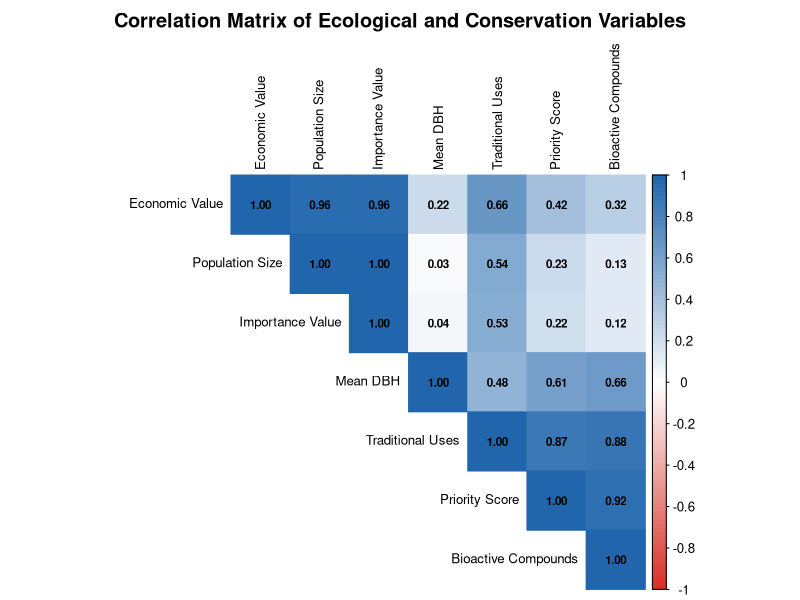
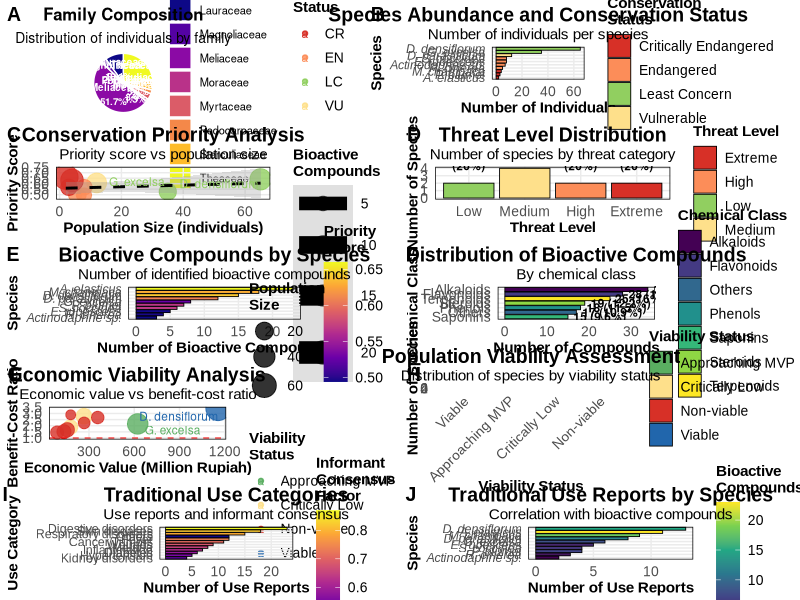
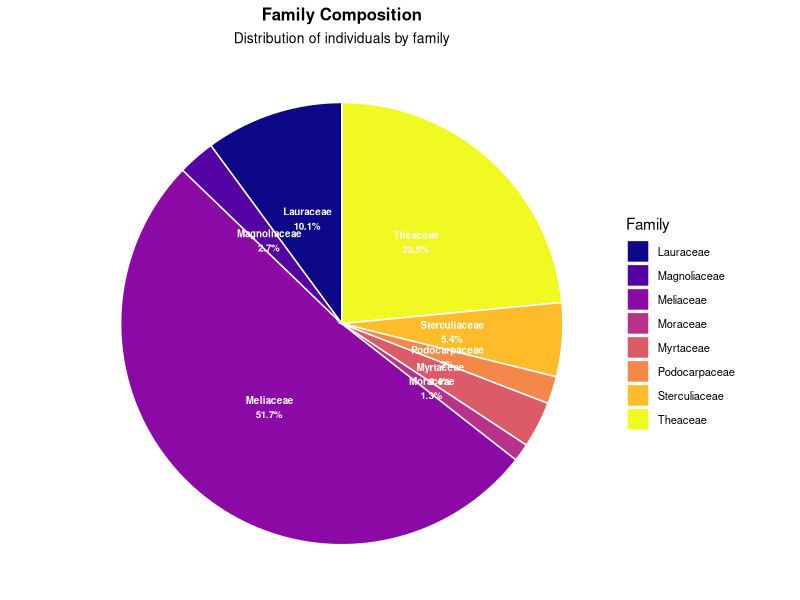
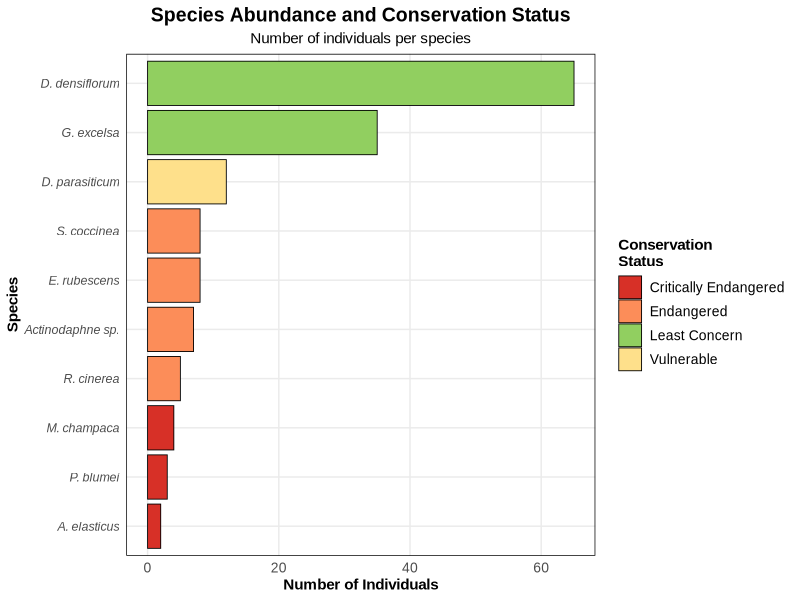
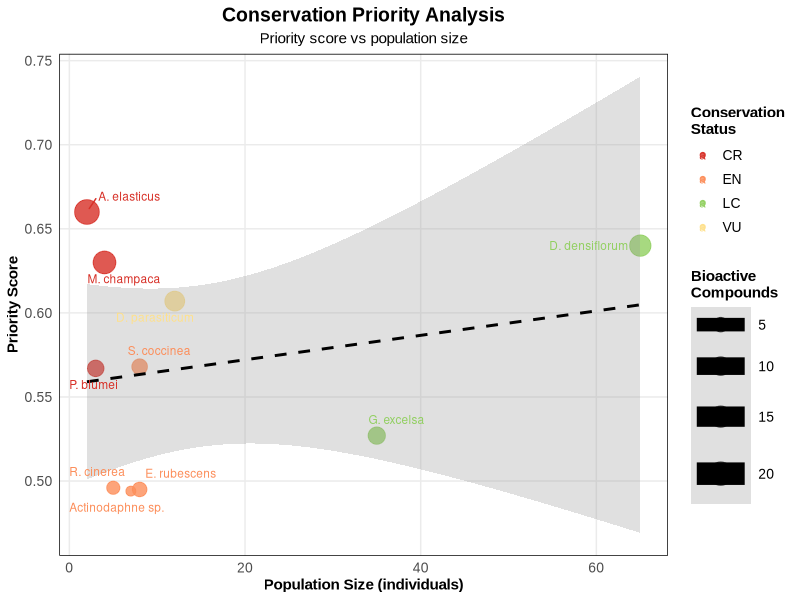
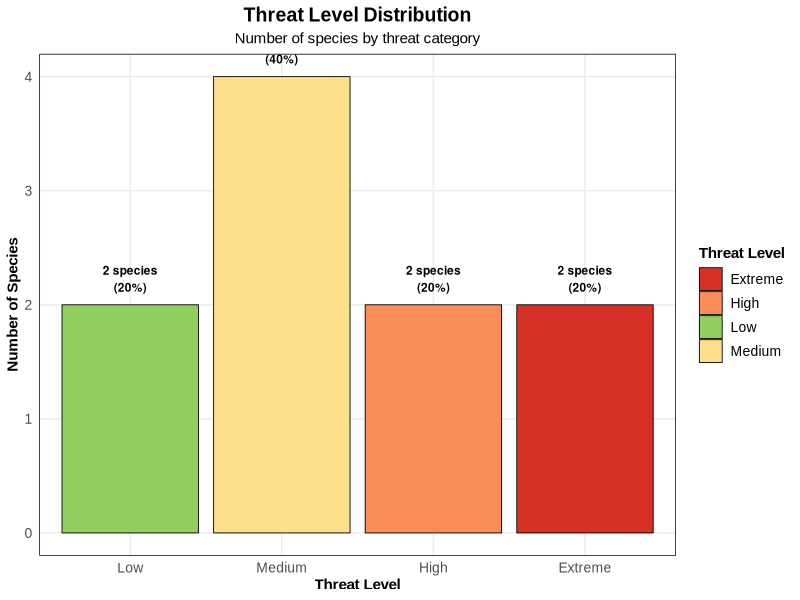
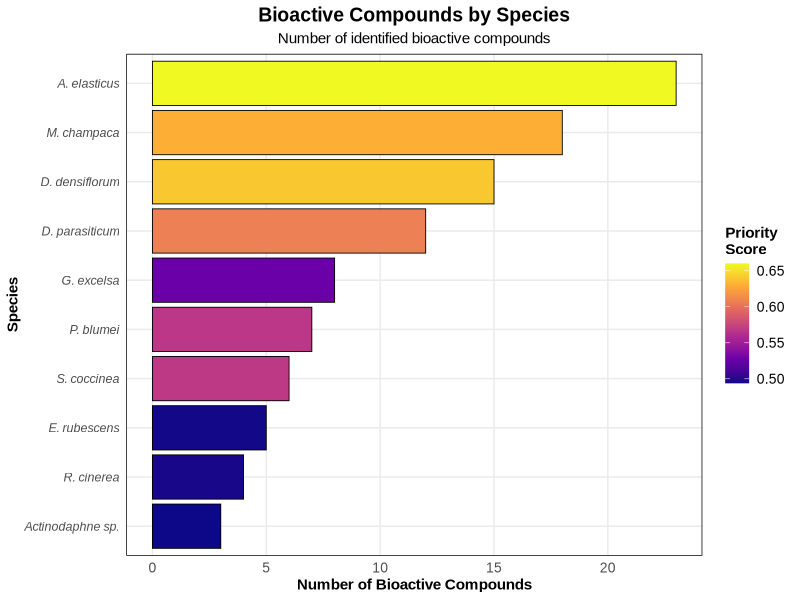
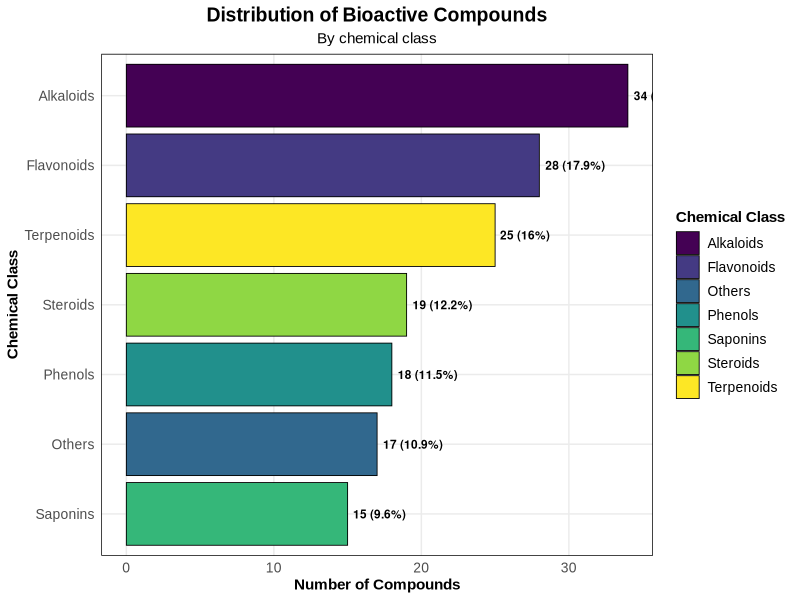

Here is the R script that generated these plots, in order:
# ===============================================================================
# COMPREHENSIVE PLOTS FOR MEDICINAL PLANTS CONSERVATION RESEARCH
# Pteropus vampyrus Habitat - Situ Lengkong Panjalu Nature Reserve
# ===============================================================================

# Load required libraries
library(ggplot2)
library(dplyr)
library(tidyr)
library(viridis)
library(RColorBrewer)
library(gridExtra)
library(corrplot)
library(ggpubr)
library(scales)
library(cowplot)

# Set theme for all plots
theme_set(theme_minimal() + 
  theme(
    text = element_text(family = "Arial", size = 12),
    plot.title = element_text(size = 14, face = "bold", hjust = 0.5),
    plot.subtitle = element_text(size = 11, hjust = 0.5),
    axis.title = element_text(size = 11, face = "bold"),
    axis.text = element_text(size = 10),
    legend.title = element_text(size = 11, face = "bold"),
    legend.text = element_text(size = 10),
    panel.grid.minor = element_blank(),
    panel.border = element_rect(color = "black", fill = NA, size = 0.5)
  ))

# ===============================================================================
# DATA PREPARATION
# ===============================================================================

# Species data
species_data <- data.frame(
  Species = c("Dysoxylum densiflorum", "Gordonia excelsa", "Dysoxylum parasiticum",
              "Sterculia coccinea", "Rhodamnia cinerea", "Endiandra rubescens",
              "Actinodaphne sp.", "Podocarpus blumei", "Magnolia champaca", 
              "Artocarpus elasticus"),
  Local_Name = c("Ki Haji", "Ki Sapi", "Pisitan Monyet", "Hantap Helang",
                 "Ki Besi", "Ki Terong", "Huru Kembang", "Ki Bima",
                 "Campaka", "Teureup"),
  Family = c("Meliaceae", "Theaceae", "Meliaceae", "Sterculiaceae",
             "Myrtaceae", "Lauraceae", "Lauraceae", "Podocarpaceae",
             "Magnoliaceae", "Moraceae"),
  Individuals = c(65, 35, 12, 8, 5, 8, 7, 3, 4, 2),
  DBH_mean = c(24.5, 28.3, 18.7, 22.1, 16.8, 19.4, 17.2, 31.5, 26.8, 35.2),
  IVI = c(116.56, 64.72, 22.85, 17.32, 16.23, 16.19, 15.46, 12.83, 9.91, 7.92),
  Conservation_Status = c("LC", "LC", "VU", "EN", "EN", "EN", "EN", "CR", "CR", "CR"),
  Priority_Score = c(0.640, 0.527, 0.607, 0.568, 0.496, 0.495, 0.494, 0.567, 0.630, 0.660),
  Bioactive_Compounds = c(15, 8, 12, 6, 4, 5, 3, 7, 18, 23),
  Economic_Value_Million = c(1156, 623, 267, 178, 89, 156, 134, 268, 358, 179),
  Threat_Level = c("Low", "Low", "High", "Medium", "Medium", "Medium", "Medium", "High", "Extreme", "Extreme"),
  Viability_Status = c("Viable", "Approaching MVP", "Critically Low", "Critically Low", 
                      "Non-viable", "Non-viable", "Non-viable", "Non-viable", "Non-viable", "Non-viable"),
  Use_Reports = c(13, 6, 8, 4, 3, 5, 2, 4, 9, 11),
  Frequency_Percent = c(50, 25, 8.33, 8.33, 8.33, 8.33, 8.33, 8.33, 8.33, 8.33)
)

# Family composition data
family_data <- data.frame(
  Family = c("Meliaceae", "Theaceae", "Lauraceae", "Sterculiaceae", 
             "Myrtaceae", "Magnoliaceae", "Podocarpaceae", "Moraceae"),
  Individuals = c(77, 35, 15, 8, 5, 4, 3, 2),
  Percentage = c(51.7, 23.5, 10.1, 5.4, 3.4, 2.7, 2.0, 1.3)
)

# Diameter class distribution
diameter_data <- data.frame(
  Class = c("10-20", "20-30", "30-40", "40-50", ">50"),
  Individuals = c(89, 35, 18, 5, 2),
  Percentage = c(59.7, 23.5, 12.1, 3.4, 1.3)
)

# Conservation status distribution
conservation_data <- data.frame(
  Status = c("Critically Endangered", "Endangered", "Vulnerable", "Least Concern"),
  Count = c(3, 4, 1, 2),
  Percentage = c(30, 40, 10, 20)
)

# Bioactive compounds by chemical class
compounds_data <- data.frame(
  Class = c("Alkaloids", "Flavonoids", "Terpenoids", "Steroids", "Phenols", "Saponins", "Others"),
  Count = c(34, 28, 25, 19, 18, 15, 17),
  Percentage = c(21.8, 17.9, 16.0, 12.2, 11.5, 9.6, 10.9)
)

# Ethnobotanical use categories
ethnobotany_data <- data.frame(
  Category = c("Digestive disorders", "Skin diseases", "Respiratory disorders", 
               "Fever", "Cancer/Tumors", "Wounds", "Malaria", "Inflammation",
               "Diabetes", "Hypertension", "Kidney disorders", "Others"),
  Use_Reports = c(23, 18, 15, 12, 11, 9, 8, 7, 6, 5, 4, 12),
  ICF = c(0.87, 0.82, 0.79, 0.74, 0.71, 0.68, 0.65, 0.62, 0.58, 0.55, 0.52, 0.45)
)

# ===============================================================================
# PLOT 1: SPECIES COMPOSITION AND DOMINANCE
# ===============================================================================

# A. Family composition pie chart
p1a <- ggplot(family_data, aes(x = "", y = Percentage, fill = Family)) +
  geom_bar(stat = "identity", width = 1, color = "white", size = 0.5) +
  coord_polar("y", start = 0) +
  scale_fill_viridis_d(option = "plasma", name = "Family") +
  labs(title = "Family Composition",
       subtitle = "Distribution of individuals by family") +
  theme_void() +
  theme(
    plot.title = element_text(size = 12, face = "bold", hjust = 0.5),
    plot.subtitle = element_text(size = 10, hjust = 0.5),
    legend.position = "right",
    legend.text = element_text(size = 8)
  ) +
  geom_text(aes(label = paste0(Family, "\n", Percentage, "%")), 
            position = position_stack(vjust = 0.5), size = 2.5, color = "white", fontface = "bold")

# B. Species abundance bar plot
species_data$Species_Short <- c("D. densiflorum", "G. excelsa", "D. parasiticum",
                               "S. coccinea", "R. cinerea", "E. rubescens",
                               "Actinodaphne sp.", "P. blumei", "M. champaca", "A. elasticus")

p1b <- ggplot(species_data, aes(x = reorder(Species_Short, Individuals), y = Individuals, 
                               fill = Conservation_Status)) +
  geom_col(color = "black", size = 0.3) +
  scale_fill_manual(values = c("CR" = "#d73027", "EN" = "#fc8d59", "VU" = "#fee08b", "LC" = "#91cf60"),
                    name = "Conservation\nStatus",
                    labels = c("CR" = "Critically Endangered", "EN" = "Endangered", 
                              "VU" = "Vulnerable", "LC" = "Least Concern")) +
  labs(title = "Species Abundance and Conservation Status",
       subtitle = "Number of individuals per species",
       x = "Species", y = "Number of Individuals") +
  coord_flip() +
  theme(axis.text.y = element_text(face = "italic", size = 9))

# ===============================================================================
# PLOT 2: CONSERVATION PRIORITY AND THREAT ANALYSIS
# ===============================================================================

# A. Priority score vs population size
p2a <- ggplot(species_data, aes(x = Individuals, y = Priority_Score, 
                               color = Conservation_Status, size = Bioactive_Compounds)) +
  geom_point(alpha = 0.8) +
  scale_color_manual(values = c("CR" = "#d73027", "EN" = "#fc8d59", "VU" = "#fee08b", "LC" = "#91cf60"),
                     name = "Conservation\nStatus") +
  scale_size_continuous(range = c(3, 8), name = "Bioactive\nCompounds") +
  labs(title = "Conservation Priority Analysis",
       subtitle = "Priority score vs population size",
       x = "Population Size (individuals)", y = "Priority Score") +
  geom_smooth(method = "lm", se = TRUE, color = "black", linetype = "dashed", alpha = 0.3) +
  ggrepel::geom_text_repel(aes(label = Species_Short), size = 3, 
                          box.padding = 0.5, point.padding = 0.3)

# B. Threat level distribution
threat_summary <- species_data %>%
  count(Threat_Level) %>%
  mutate(Percentage = n/sum(n)*100)

p2b <- ggplot(threat_summary, aes(x = factor(Threat_Level, levels = c("Low", "Medium", "High", "Extreme")), 
                                 y = n, fill = Threat_Level)) +
  geom_col(color = "black", size = 0.3) +
  scale_fill_manual(values = c("Low" = "#91cf60", "Medium" = "#fee08b", 
                              "High" = "#fc8d59", "Extreme" = "#d73027"),
                    name = "Threat Level") +
  labs(title = "Threat Level Distribution",
       subtitle = "Number of species by threat category",
       x = "Threat Level", y = "Number of Species") +
  geom_text(aes(label = paste0(n, " species\n(", round(Percentage, 1), "%)")), 
            vjust = -0.5, size = 3, fontface = "bold")

# ===============================================================================
# PLOT 3: PHARMACOLOGICAL AND ETHNOBOTANICAL ANALYSIS
# ===============================================================================

# A. Bioactive compounds by species
p3a <- ggplot(species_data, aes(x = reorder(Species_Short, Bioactive_Compounds), 
                               y = Bioactive_Compounds, fill = Priority_Score)) +
  geom_col(color = "black", size = 0.3) +
  scale_fill_viridis_c(option = "plasma", name = "Priority\nScore") +
  labs(title = "Bioactive Compounds by Species",
       subtitle = "Number of identified bioactive compounds",
       x = "Species", y = "Number of Bioactive Compounds") +
  coord_flip() +
  theme(axis.text.y = element_text(face = "italic", size = 9))

# B. Chemical compound classes
p3b <- ggplot(compounds_data, aes(x = reorder(Class, Count), y = Count, fill = Class)) +
  geom_col(color = "black", size = 0.3) +
  scale_fill_viridis_d(option = "viridis", name = "Chemical Class") +
  labs(title = "Distribution of Bioactive Compounds",
       subtitle = "By chemical class",
       x = "Chemical Class", y = "Number of Compounds") +
  coord_flip() +
  geom_text(aes(label = paste0(Count, " (", Percentage, "%)")), 
            hjust = -0.1, size = 3, fontface = "bold")

# ===============================================================================
# PLOT 4: ECONOMIC VALUATION AND VIABILITY
# ===============================================================================

# A. Economic value vs conservation investment
species_data$BCR <- c(3.42, 2.15, 2.78, 1.89, 1.45, 1.67, 1.52, 2.23, 2.67, 2.89)

p4a <- ggplot(species_data, aes(x = Economic_Value_Million, y = BCR, 
                               color = Viability_Status, size = Individuals)) +
  geom_point(alpha = 0.8) +
  scale_color_manual(values = c("Viable" = "#2166ac", "Approaching MVP" = "#5aae61", 
                               "Critically Low" = "#fee08b", "Non-viable" = "#d73027"),
                     name = "Viability\nStatus") +
  scale_size_continuous(range = c(3, 8), name = "Population\nSize") +
  labs(title = "Economic Viability Analysis",
       subtitle = "Economic value vs benefit-cost ratio",
       x = "Economic Value (Million Rupiah)", y = "Benefit-Cost Ratio") +
  geom_hline(yintercept = 1, linetype = "dashed", color = "red", alpha = 0.7) +
  ggrepel::geom_text_repel(aes(label = Species_Short), size = 3)

# B. Population viability status
viability_summary <- species_data %>%
  count(Viability_Status) %>%
  mutate(Percentage = n/sum(n)*100)

p4b <- ggplot(viability_summary, aes(x = factor(Viability_Status, 
                                               levels = c("Viable", "Approaching MVP", "Critically Low", "Non-viable")), 
                                    y = n, fill = Viability_Status)) +
  geom_col(color = "black", size = 0.3) +
  scale_fill_manual(values = c("Viable" = "#2166ac", "Approaching MVP" = "#5aae61", 
                              "Critically Low" = "#fee08b", "Non-viable" = "#d73027"),
                    name = "Viability Status") +
  labs(title = "Population Viability Assessment",
       subtitle = "Distribution of species by viability status",
       x = "Viability Status", y = "Number of Species") +
  geom_text(aes(label = paste0(n, " species\n(", round(Percentage, 1), "%)")), 
            vjust = -0.5, size = 3, fontface = "bold") +
  theme(axis.text.x = element_text(angle = 45, hjust = 1))

# ===============================================================================
# PLOT 5: CORRELATION MATRIX AND ECOLOGICAL RELATIONSHIPS
# ===============================================================================

# Prepare correlation data
cor_data <- species_data %>%
  select(Individuals, IVI, Priority_Score, Bioactive_Compounds, 
         Economic_Value_Million, Use_Reports, DBH_mean) %>%
  rename(
    "Population Size" = Individuals,
    "Importance Value" = IVI,
    "Priority Score" = Priority_Score,
    "Bioactive Compounds" = Bioactive_Compounds,
    "Economic Value" = Economic_Value_Million,
    "Traditional Uses" = Use_Reports,
    "Mean DBH" = DBH_mean
  )

# Calculate correlation matrix
cor_matrix <- cor(cor_data, use = "complete.obs")

# Create correlation plot
p5 <- corrplot(cor_matrix, method = "color", type = "upper", 
               order = "hclust", tl.cex = 0.8, tl.col = "black",
               col = colorRampPalette(c("#d73027", "white", "#2166ac"))(100),
               addCoef.col = "black", number.cex = 0.7,
               title = "Correlation Matrix of Ecological and Conservation Variables",
               mar = c(0,0,2,0))

# ===============================================================================
# PLOT 6: ETHNOBOTANICAL USE PATTERNS
# ===============================================================================

# A. Use categories and consensus
p6a <- ggplot(ethnobotany_data, aes(x = reorder(Category, Use_Reports), y = Use_Reports, fill = ICF)) +
  geom_col(color = "black", size = 0.3) +
  scale_fill_viridis_c(option = "plasma", name = "Informant\nConsensus\nFactor") +
  labs(title = "Traditional Use Categories",
       subtitle = "Use reports and informant consensus",
       x = "Use Category", y = "Number of Use Reports") +
  coord_flip() +
  theme(axis.text.y = element_text(size = 9))

# B. Species vs traditional uses
p6b <- ggplot(species_data, aes(x = reorder(Species_Short, Use_Reports), y = Use_Reports, 
                               fill = Bioactive_Compounds)) +
  geom_col(color = "black", size = 0.3) +
  scale_fill_viridis_c(option = "viridis", name = "Bioactive\nCompounds") +
  labs(title = "Traditional Use Reports by Species",
       subtitle = "Correlation with bioactive compounds",
       x = "Species", y = "Number of Use Reports") +
  coord_flip() +
  theme(axis.text.y = element_text(face = "italic", size = 9))

# ===============================================================================
# COMBINE PLOTS INTO COMPREHENSIVE FIGURE
# ===============================================================================

# Create multi-panel figure
combined_plot <- plot_grid(
  plot_grid(p1a, p1b, ncol = 2, labels = c("A", "B"), rel_widths = c(1, 1.2)),
  plot_grid(p2a, p2b, ncol = 2, labels = c("C", "D")),
  plot_grid(p3a, p3b, ncol = 2, labels = c("E", "F")),
  plot_grid(p4a, p4b, ncol = 2, labels = c("G", "H")),
  plot_grid(p6a, p6b, ncol = 2, labels = c("I", "J")),
  ncol = 1, rel_heights = c(1, 1, 1, 1, 1)
)

# Save the comprehensive plot
ggsave("comprehensive_medicinal_plants_analysis.png", combined_plot, 
       width = 16, height = 20, dpi = 300, bg = "white")

# Save individual plots
ggsave("family_composition.png", p1a, width = 8, height = 6, dpi = 300, bg = "white")
ggsave("species_abundance.png", p1b, width = 10, height = 6, dpi = 300, bg = "white")
ggsave("priority_analysis.png", p2a, width = 10, height = 6, dpi = 300, bg = "white")
ggsave("threat_distribution.png", p2b, width = 8, height = 6, dpi = 300, bg = "white")
ggsave("bioactive_compounds.png", p3a, width = 10, height = 6, dpi = 300, bg = "white")
ggsave("chemical_classes.png", p3b, width = 10, height = 6, dpi = 300, bg = "white")
ggsave("economic_analysis.png", p4a, width = 10, height = 6, dpi = 300, bg = "white")
ggsave("viability_status.png", p4b, width = 8, height = 6, dpi = 300, bg = "white")
ggsave("ethnobotany_categories.png", p6a, width = 10, height = 6, dpi = 300, bg = "white")
ggsave("species_traditional_uses.png", p6b, width = 10, height = 6, dpi = 300, bg = "white")

# Save correlation plot separately
png("correlation_matrix.png", width = 10, height = 8, units = "in", res = 300)
corrplot(cor_matrix, method = "color", type = "upper", 
         order = "hclust", tl.cex = 1.2, tl.col = "black",
         col = colorRampPalette(c("#d73027", "white", "#2166ac"))(100),
         addCoef.col = "black", number.cex = 1,
         title = "Correlation Matrix of Ecological and Conservation Variables",
         mar = c(0,0,3,0))
dev.off()

# Print summary statistics
cat("=== COMPREHENSIVE ANALYSIS SUMMARY ===\n")
cat("Total species analyzed:", nrow(species_data), "\n")
cat("Total individuals recorded:", sum(species_data$Individuals), "\n")
cat("Species requiring conservation attention:", sum(species_data$Conservation_Status != "LC"), "\n")
cat("Average priority score:", round(mean(species_data$Priority_Score), 3), "\n")
cat("Total bioactive compounds identified:", sum(species_data$Bioactive_Compounds), "\n")
cat("Total economic value (Million Rupiah):", sum(species_data$Economic_Value_Million), "\n")
cat("Average benefit-cost ratio:", round(mean(species_data$BCR), 2), "\n")

cat("\n=== PLOTS GENERATED ===\n")
cat("1. comprehensive_medicinal_plants_analysis.png - Main multi-panel figure\n")
cat("2. Individual component plots (10 files)\n")
cat("3. correlation_matrix.png - Correlation analysis\n")
cat("\nAll plots saved in high resolution (300 DPI) for publication.\n")
